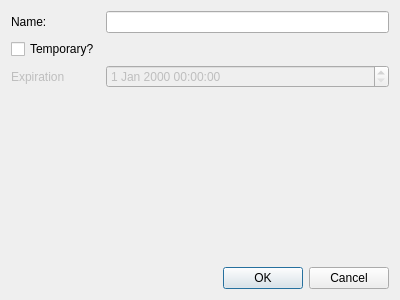
<?xml version="1.0" encoding="UTF-8"?>
<ui version="4.0">
 <class>NewMapleActionDialog</class>
 <widget class="QDialog" name="NewMapleActionDialog">
  <property name="geometry">
   <rect>
    <x>0</x>
    <y>0</y>
    <width>400</width>
    <height>300</height>
   </rect>
  </property>
  <property name="windowTitle">
   <string>Dialog</string>
  </property>
  <layout class="QVBoxLayout" name="verticalLayout">
   <item>
    <layout class="QFormLayout" name="formLayout">
     <item row="0" column="0">
      <widget class="QLabel" name="label">
       <property name="text">
        <string>Name:</string>
       </property>
      </widget>
     </item>
     <item row="0" column="1">
      <widget class="QLineEdit" name="lineEdit"/>
     </item>
     <item row="2" column="1">
      <widget class="QDateTimeEdit" name="expirationDateTimeEdit">
       <property name="enabled">
        <bool>false</bool>
       </property>
      </widget>
     </item>
     <item row="2" column="0">
      <widget class="QLabel" name="expirationLabel">
       <property name="enabled">
        <bool>false</bool>
       </property>
       <property name="text">
        <string>Expiration</string>
       </property>
      </widget>
     </item>
     <item row="1" column="0">
      <widget class="QCheckBox" name="checkBox">
       <property name="text">
        <string>Temporary?</string>
       </property>
      </widget>
     </item>
    </layout>
   </item>
   <item>
    <widget class="QDialogButtonBox" name="buttonBox">
     <property name="orientation">
      <enum>Qt::Horizontal</enum>
     </property>
     <property name="standardButtons">
      <set>QDialogButtonBox::Cancel|QDialogButtonBox::Ok</set>
     </property>
    </widget>
   </item>
  </layout>
 </widget>
 <resources/>
 <connections>
  <connection>
   <sender>buttonBox</sender>
   <signal>accepted()</signal>
   <receiver>NewMapleActionDialog</receiver>
   <slot>accept()</slot>
   <hints>
    <hint type="sourcelabel">
     <x>248</x>
     <y>254</y>
    </hint>
    <hint type="destinationlabel">
     <x>157</x>
     <y>274</y>
    </hint>
   </hints>
  </connection>
  <connection>
   <sender>buttonBox</sender>
   <signal>rejected()</signal>
   <receiver>NewMapleActionDialog</receiver>
   <slot>reject()</slot>
   <hints>
    <hint type="sourcelabel">
     <x>316</x>
     <y>260</y>
    </hint>
    <hint type="destinationlabel">
     <x>286</x>
     <y>274</y>
    </hint>
   </hints>
  </connection>
 </connections>
</ui>
